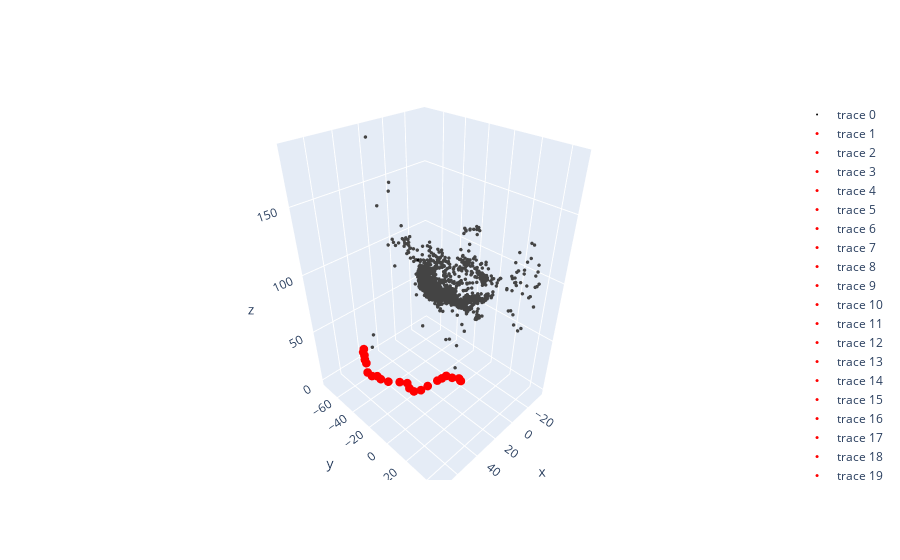

The cell this chart's notebook holds for it:
### Code cell
# Plot Optimized point cloud
opt_camera_poses = []
optimized_pt_cloud = []

i = 0
for point in pc.tracks.keys():
    # print(point)
    # for j, measurement in enumerate(point):
    optimized_pt_cloud.append(result.atPoint3(L(i)))
        #print(f"Optimized 3D point {i} = {result.atPoint3(L(i))}")
    i+=1

optimized_poses = []
for i in range(len(images)):
    opt_camera_poses.append(result.atPose3(X(i)).matrix())
    R = opt_camera_poses[i][:3,:3]
    T = opt_camera_poses[i][:3,3]
    Tr = np.hstack((R, T.reshape(3, 1)))
    optimized_poses.append(Tr)

print(len(optimized_poses))
# plot_poses(optimized_poses, final=True)
# print(f"Optimized 3D points = {np.array((optimized_pt_cloud))}")
opt_pcPlot = plotter(np.array(optimized_pt_cloud), np.array(optimized_poses), 400)
opt_pcPlot.plot_3d_go()

### Figure 1 — Plotly figure (JSON) as saved in the notebook; plotly's stock layout.template omitted (floating-point values rounded to 4 significant figures; data arrays with more than 128 entries replaced by an {"elided": "..."} marker saying what was removed)
{"data": [{"marker": {"color": [[0, 0, 0]], "size": 1.2}, "mode": "markers", "type": "scatter3d", "x": {"elided": "2292 float values"}, "y": {"elided": "2292 float values"}, "z": {"elided": "2292 float values"}}, {"marker": {"color": "red", "size": 3}, "mode": "markers", "type": "scatter3d", "x": [9.97e-07], "y": [-1.297e-06], "z": [4.177e-06]}, {"marker": {"color": "red", "size": 3}, "mode": "markers", "type": "scatter3d", "x": [0.5832], "y": [-0.09837], "z": [0.7335]}, {"marker": {"color": "red", "size": 3}, "mode": "markers", "type": "scatter3d", "x": [1.214], "y": [-1.03], "z": [2.986]}, {"marker": {"color": "red", "size": 3}, "mode": "markers", "type": "scatter3d", "x": [7.812], "y": [-2.502], "z": [7.536]}, {"marker": {"color": "red", "size": 3}, "mode": "markers", "type": "scatter3d", "x": [13.71], "y": [-3.423], "z": [13.26]}, {"marker": {"color": "red", "size": 3}, "mode": "markers", "type": "scatter3d", "x": [18.24], "y": [-3.695], "z": [13.68]}, {"marker": {"color": "red", "size": 3}, "mode": "markers", "type": "scatter3d", "x": [23.09], "y": [-3.779], "z": [14.78]}, {"marker": {"color": "red", "size": 3}, "mode": "markers", "type": "scatter3d", "x": [31.76], "y": [-5.379], "z": [14.26]}, {"marker": {"color": "red", "size": 3}, "mode": "markers", "type": "scatter3d", "x": [38.42], "y": [-5.691], "z": [14.71]}, {"marker": {"color": "red", "size": 3}, "mode": "markers", "type": "scatter3d", "x": [44.46], "y": [-6.74], "z": [17.27]}, {"marker": {"color": "red", "size": 3}, "mode": "markers", "type": "scatter3d", "x": [47.9], "y": [-7.721], "z": [22.48]}, {"marker": {"color": "red", "size": 3}, "mode": "markers", "type": "scatter3d", "x": [47.26], "y": [-10.58], "z": [25.11]}, {"marker": {"color": "red", "size": 3}, "mode": "markers", "type": "scatter3d", "x": [52.94], "y": [-12.11], "z": [29.29]}, {"marker": {"color": "red", "size": 3}, "mode": "markers", "type": "scatter3d", "x": [61.5], "y": [-14.06], "z": [34.67]}, {"marker": {"color": "red", "size": 3}, "mode": "markers", "type": "scatter3d", "x": [65.72], "y": [-16.8], "z": [38.25]}, {"marker": {"color": "red", "size": 3}, "mode": "markers", "type": "scatter3d", "x": [67.92], "y": [-17.51], "z": [42.22]}, {"marker": {"color": "red", "size": 3}, "mode": "markers", "type": "scatter3d", "x": [71.82], "y": [-18.08], "z": [44.79]}, {"marker": {"color": "red", "size": 3}, "mode": "markers", "type": "scatter3d", "x": [73.81], "y": [-19.79], "z": [48.37]}, {"marker": {"color": "red", "size": 3}, "mode": "markers", "type": "scatter3d", "x": [72.57], "y": [-21.88], "z": [54.65]}, {"marker": {"color": "red", "size": 3}, "mode": "markers", "type": "scatter3d", "x": [72.72], "y": [-22.95], "z": [57.23]}, {"marker": {"color": "red", "size": 3}, "mode": "markers", "type": "scatter3d", "x": [72.53], "y": [-23.15], "z": [60.93]}, {"marker": {"color": "red", "size": 3}, "mode": "markers", "type": "scatter3d", "x": [72.08], "y": [-24.86], "z": [62.31]}, {"marker": {"color": "red", "size": 3}, "mode": "markers", "type": "scatter3d", "x": [71.34], "y": [-24.84], "z": [64.54]}], "layout": {}}
